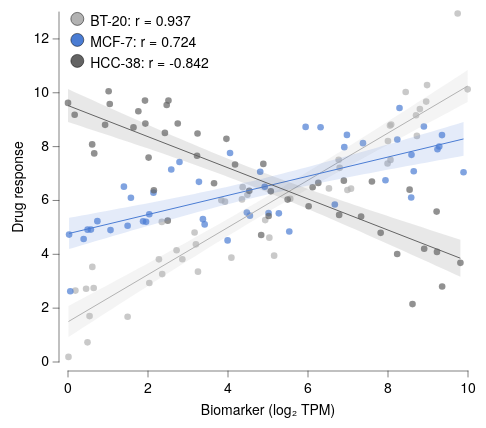

Write the Vega-Lite specification saved for this chart.
### Vega-Lite specification from a JSON file in a GitHub repository (floating-point values rounded to 4 significant figures; data arrays with more than 128 entries replaced by an {"elided": "..."} marker saying what was removed)
{"background": null, "config": {"arc": {"fill": "#DBDBDB", "fillOpacity": 1.0, "innerRadius": 43.75, "padAngle": 0.03, "stroke": "black", "strokeOpacity": 1, "strokeWidth": 0.25}, "area": {"fill": "#DBDBDB", "fillOpacity": 1.0, "stroke": "black", "strokeOpacity": 1, "strokeWidth": 0.25}, "axis": {"domain": true, "domainCap": "round", "domainColor": "black", "domainWidth": 0.25, "grid": false, "gridCap": "round", "gridColor": "#F1F1F1", "gridDash": [0, 0], "gridOpacity": 1.0, "gridWidth": 0.25, "labelColor": "black", "labelFont": "Helvetica Neue, HelveticaNeue, Helvetica, Arial, sans-serif", "labelFontSize": 7, "labelFontStyle": "normal", "labelFontWeight": 400, "offset": 4.5, "ticks": true, "tickCap": "round", "tickColor": "black", "tickRound": false, "tickSize": 3, "tickWidth": 0.25, "titleColor": "black", "titleFont": "Helvetica Neue, HelveticaNeue, Helvetica, Arial, sans-serif", "titleFontSize": 7, "titleFontStyle": "normal", "titleFontWeight": 400}, "axisX": {"domain": true, "labelAlign": "center", "labelAngle": 0, "labels": true, "ticks": true, "translate": 0}, "axisY": {"domain": true, "labelAlign": "right", "labelAngle": 0, "labels": true, "ticks": true, "translate": 0}, "axisRight": {"domain": true, "labelAlign": "left", "labelAngle": 0, "labels": true, "ticks": true, "translate": 0}, "axisTop": {"domain": true, "labelAlign": "center", "labelAngle": 0, "labels": true, "ticks": true, "translate": 0}, "axisBand": {"tickOffset": 0}, "bar": {"fill": "#DBDBDB", "fillOpacity": 1.0, "stroke": "black", "strokeOpacity": 1, "strokeWidth": 0.25}, "boxplot": {"size": 15.75, "ticks": {"cornerRadius": 0.25, "fill": "black", "opacity": 1, "size": 7.875, "thickness": 0.25}, "box": {"fillOpacity": 1.0, "stroke": "black", "strokeOpacity": 1, "strokeWidth": 0.25}, "median": {"cornerRadius": 0, "fill": "black", "fillOpacity": 1.0, "opacity": 1, "size": 15.75, "thickness": 0.25}, "rule": {"fill": "black", "fillOpacity": 1.0, "size": 17.5, "stroke": "black", "strokeDash": [0, 0], "strokeOpacity": 1, "strokeWidth": 0.25}, "outliers": {"color": "black", "fill": "black", "fillOpacity": 1.0, "size": 0, "stroke": "black", "strokeOpacity": 1, "strokeWidth": 0.25}}, "circle": {"fill": "black", "fillOpacity": 1.0, "size": 2.188, "stroke": null, "strokeOpacity": 1, "strokeWidth": 0.25}, "errorband": {"band": {"fillOpacity": 0.6, "stroke": null, "strokeWidth": 0.25, "strokeOpacity": 1}, "borders": {"opacity": 0, "strokeOpacity": 0.25, "strokeWidth": 1}}, "errorbar": {"opacity": 1, "rule": {"strokeDash": [0, 0], "strokeWidth": 0.25}, "ticks": {"color": "black", "cornerRadius": 0.125, "opacity": 1, "size": 10.5, "thickness": 0.25}, "thickness": 0.25}, "font": "Helvetica Neue, HelveticaNeue, Helvetica, Arial, sans-serif", "geoshape": {"fill": "#DBDBDB", "fillOpacity": 1.0, "stroke": "black", "strokeOpacity": 1, "strokeWidth": 0.25}, "header": {"labelColor": "black", "labelFont": "Helvetica Neue, HelveticaNeue, Helvetica, Arial, sans-serif", "labelFontSize": 7, "labelFontStyle": "normal", "labelFontWeight": 400, "titleColor": "black", "titleFont": "Helvetica Neue, HelveticaNeue, Helvetica, Arial, sans-serif", "titleFontSize": 7, "titleFontStyle": "normal", "titleFontWeight": 400, "titlePadding": 0}, "legend": {"disable": false, "offset": 4.5, "titlePadding": 4, "labelOffset": 2, "gradientLabelOffset": 2, "gradientLength": 87.5, "gradientThickness": 8.75, "gradientOpacity": 1.0, "gradientStrokeColor": "black", "gradientStrokeWidth": 0.25, "labelColor": "black", "labelFont": "Helvetica Neue, HelveticaNeue, Helvetica, Arial, sans-serif", "labelFontSize": 7, "labelFontStyle": "normal", "labelFontWeight": 400, "strokeColor": "black", "strokeWidth": 0, "symbolSize": 42, "symbolStrokeColor": "black", "symbolStrokeWidth": 0.25, "titleColor": "black", "titleFont": "Helvetica Neue, HelveticaNeue, Helvetica, Arial, sans-serif", "titleFontSize": 7, "titleFontStyle": "normal", "titleFontWeight": 400}, "line": {"color": "black", "stroke": "black", "strokeCap": "butt", "strokeDash": [0, 0], "strokeOpacity": 1, "strokeWidth": 0.5}, "point": {"filled": true, "fill": "#DBDBDB", "fillOpacity": 1.0, "size": 8.75, "stroke": "black", "strokeOpacity": 1, "strokeWidth": 0.25}, "range": {"category": ["#B2B2B2", "#636363", "#4A7CD3", "#008542", "#382864", "#509F98", "#284F93", "#005226", "#A398D6", "#173633"], "diverging": {"scheme": ["#443E60", "#5F597E", "#7C759B", "#9994B6", "#B7B4CC", "#D6D5DC", "#F6F6F6", "#D1DAD9", "#A4C2BF", "#7AA9A4", "#578E89", "#37736E", "#1B5954"]}, "heatmap": {"scheme": ["#32022B", "#43044D", "#4C196E", "#4D338C", "#484DA6", "#3A68BB", "#1D83CA", "#1D9CCB", "#23B5C9", "#28CDC5", "#4DE0B4", "#91EE9F"]}, "ordinal": {"scheme": ["#F1F1F1", "#DBDBDB", "#C6C6C6", "#B2B2B2", "#9D9D9D", "#898989", "#767676", "#636363", "#515151", "#404040", "#2F2F2F", "#1F1F1F"]}, "ramp": {"scheme": ["#32022B", "#43044D", "#4C196E", "#4D338C", "#484DA6", "#3A68BB", "#1D83CA", "#1D9CCB", "#23B5C9", "#28CDC5", "#4DE0B4", "#91EE9F"]}}, "rule": {"color": "black", "stroke": "black", "strokeCap": "round", "strokeDash": [2, 2], "strokeOpacity": 1, "strokeWidth": 0.25}, "scale": {"bandPaddingInner": 0.1, "bandPaddingOuter": 0.1, "round": false}, "rect": {"fill": "#DBDBDB", "fillOpacity": 1.0, "stroke": "black", "strokeOpacity": 1, "strokeWidth": 0.25}, "square": {"fill": "#DBDBDB", "fillOpacity": 1.0, "size": 17.5, "stroke": "black", "strokeOpacity": 1, "strokeWidth": 0.25}, "text": {"color": "black", "font": "Helvetica Neue, HelveticaNeue, Helvetica, Arial, sans-serif", "fontSize": 7, "fontStyle": "normal", "fontWeight": 400}, "tick": {"color": "black", "cornerRadius": 0.125, "opacity": 1.0, "size": 15.75, "thickness": 0.25}, "title": {"anchor": "middle", "frame": "group", "color": "black", "font": "Helvetica Neue, HelveticaNeue, Helvetica, Arial, sans-serif", "fontSize": 7, "fontStyle": "normal", "fontWeight": 400, "subtitleColor": "black", "subtitleFont": "Helvetica Neue, HelveticaNeue, Helvetica, Arial, sans-serif", "subtitleFontSize": "Helvetica Neue, HelveticaNeue, Helvetica, Arial, sans-serif", "subtitleFontStyle": "normal", "subtitleFontWeight": 400}, "trail": {"color": "black", "opacity": 1, "size": 0.5}, "view": {"continuousWidth": 200, "continuousHeight": 175, "discreteWidth": 200, "discreteHeight": 175, "fill": null, "stroke": null, "strokeWidth": 0.25}}, "layer": [{"data": {"name": "data-aeb621f813ff548d864cbc1ba7ea44aa"}, "mark": {"type": "circle", "opacity": 0.7, "size": 11}, "encoding": {"color": {"field": "cell line", "title": "Cell line", "type": "nominal"}, "x": {"field": "biomarker", "title": "Biomarker (log₂ TPM)", "type": "quantitative"}, "y": {"field": "response", "title": "Drug response", "type": "quantitative"}}}, {"layer": [{"data": {"name": "data-5b9605a0622f52ef3f2c835fb4bdee55"}, "mark": {"type": "area", "fillOpacity": 0.15, "stroke": null, "strokeWidth": 0}, "encoding": {"color": {"field": "cell line", "legend": null, "type": "nominal"}, "x": {"field": "biomarker", "type": "quantitative"}, "y": {"field": "response", "type": "quantitative"}, "y2": {"field": "__ci_hi"}}, "name": "__dysonsphere_ffa74d4d28dd415a_25"}, {"data": {"name": "data-713ad55b86ab91ca18e055558fb19118"}, "mark": {"type": "line"}, "encoding": {"color": {"field": "cell line", "legend": null, "type": "nominal"}, "x": {"field": "biomarker", "type": "quantitative"}, "y": {"field": "response", "type": "quantitative"}}}, {"data": {"values": [{"cell line": "BT-20", "__dysonsphere__": 1}]}, "mark": {"type": "point", "filled": true, "size": 42, "stroke": "black", "strokeWidth": 0.25}, "encoding": {"color": {"field": "cell line", "legend": null, "type": "nominal"}, "x": {"value": 4.66}, "y": {"value": 3.45}}}, {"data": {"values": [{"__dysonsphere__": 1}]}, "mark": {"type": "text", "align": "left", "baseline": "top", "dx": 0, "dy": 0, "fontSize": 7}, "encoding": {"text": {"value": "BT-20: r = 0.937"}, "x": {"value": 11.11}, "y": {"value": 1.0}}}, {"data": {"name": "data-9a3b3ce47fc1957dc85262453c30ab1f"}, "mark": {"type": "area", "fillOpacity": 0.15, "stroke": null, "strokeWidth": 0}, "encoding": {"color": {"field": "cell line", "legend": null, "type": "nominal"}, "x": {"field": "biomarker", "type": "quantitative"}, "y": {"field": "response", "type": "quantitative"}, "y2": {"field": "__ci_hi"}}, "name": "__dysonsphere_de698d8de6c7865a_26"}, {"data": {"name": "data-f25d4e025d71637d7f1a8f2dce3f0268"}, "mark": {"type": "line"}, "encoding": {"color": {"field": "cell line", "legend": null, "type": "nominal"}, "x": {"field": "biomarker", "type": "quantitative"}, "y": {"field": "response", "type": "quantitative"}}}, {"data": {"values": [{"cell line": "MCF-7", "__dysonsphere__": 1}]}, "mark": {"type": "point", "filled": true, "size": 42, "stroke": "black", "strokeWidth": 0.25}, "encoding": {"color": {"field": "cell line", "legend": null, "type": "nominal"}, "x": {"value": 4.66}, "y": {"value": 13.95}}}, {"data": {"values": [{"__dysonsphere__": 1}]}, "mark": {"type": "text", "align": "left", "baseline": "top", "dx": 0, "dy": 0, "fontSize": 7}, "encoding": {"text": {"value": "MCF-7: r = 0.724"}, "x": {"value": 11.11}, "y": {"value": 11.5}}}, {"data": {"name": "data-dd8661d0aac82987c835da9307697e50"}, "mark": {"type": "area", "fillOpacity": 0.15, "stroke": null, "strokeWidth": 0}, "encoding": {"color": {"field": "cell line", "legend": null, "type": "nominal"}, "x": {"field": "biomarker", "type": "quantitative"}, "y": {"field": "response", "type": "quantitative"}, "y2": {"field": "__ci_hi"}}, "name": "__dysonsphere_126601661813a06e_27"}, {"data": {"name": "data-82315b846c24b0703f99c9dc12426a5e"}, "mark": {"type": "line"}, "encoding": {"color": {"field": "cell line", "legend": null, "type": "nominal"}, "x": {"field": "biomarker", "type": "quantitative"}, "y": {"field": "response", "type": "quantitative"}}}, {"data": {"values": [{"cell line": "HCC-38", "__dysonsphere__": 1}]}, "mark": {"type": "point", "filled": true, "size": 42, "stroke": "black", "strokeWidth": 0.25}, "encoding": {"color": {"field": "cell line", "legend": null, "type": "nominal"}, "x": {"value": 4.66}, "y": {"value": 24.45}}}, {"data": {"values": [{"__dysonsphere__": 1}]}, "mark": {"type": "text", "align": "left", "baseline": "top", "dx": 0, "dy": 0, "fontSize": 7}, "encoding": {"text": {"value": "HCC-38: r = -0.842"}, "x": {"value": 11.11}, "y": {"value": 22.0}}}]}], "$schema": "https://vega.github.io/schema/vega-lite/v6.4.1.json", "datasets": {"data-aeb621f813ff548d864cbc1ba7ea44aa": {"elided": "135 records"}, "data-5b9605a0622f52ef3f2c835fb4bdee55": [{"biomarker": 0.012, "response": 0.927, "__ci_hi": 2.081, "cell line": "BT-20", "__dysonsphere__": 1}, {"biomarker": 0.1704, "response": 1.079, "__ci_hi": 2.207, "cell line": "BT-20", "__dysonsphere__": 1}, {"biomarker": 0.3288, "response": 1.232, "__ci_hi": 2.332, "cell line": "BT-20", "__dysonsphere__": 1}, {"biomarker": 0.4872, "response": 1.384, "__ci_hi": 2.458, "cell line": "BT-20", "__dysonsphere__": 1}, {"biomarker": 0.6456, "response": 1.535, "__ci_hi": 2.584, "cell line": "BT-20", "__dysonsphere__": 1}, {"biomarker": 0.804, "response": 1.687, "__ci_hi": 2.71, "cell line": "BT-20", "__dysonsphere__": 1}, {"biomarker": 0.9625, "response": 1.839, "__ci_hi": 2.836, "cell line": "BT-20", "__dysonsphere__": 1}, {"biomarker": 1.121, "response": 1.99, "__ci_hi": 2.962, "cell line": "BT-20", "__dysonsphere__": 1}, {"biomarker": 1.279, "response": 2.141, "__ci_hi": 3.088, "cell line": "BT-20", "__dysonsphere__": 1}, {"biomarker": 1.438, "response": 2.292, "__ci_hi": 3.215, "cell line": "BT-20", "__dysonsphere__": 1}, {"biomarker": 1.596, "response": 2.443, "__ci_hi": 3.342, "cell line": "BT-20", "__dysonsphere__": 1}, {"biomarker": 1.754, "response": 2.593, "__ci_hi": 3.469, "cell line": "BT-20", "__dysonsphere__": 1}, {"biomarker": 1.913, "response": 2.743, "__ci_hi": 3.597, "cell line": "BT-20", "__dysonsphere__": 1}, {"biomarker": 2.071, "response": 2.893, "__ci_hi": 3.725, "cell line": "BT-20", "__dysonsphere__": 1}, {"biomarker": 2.23, "response": 3.043, "__ci_hi": 3.853, "cell line": "BT-20", "__dysonsphere__": 1}, {"biomarker": 2.388, "response": 3.192, "__ci_hi": 3.981, "cell line": "BT-20", "__dysonsphere__": 1}, {"biomarker": 2.547, "response": 3.341, "__ci_hi": 4.11, "cell line": "BT-20", "__dysonsphere__": 1}, {"biomarker": 2.705, "response": 3.489, "__ci_hi": 4.239, "cell line": "BT-20", "__dysonsphere__": 1}, {"biomarker": 2.863, "response": 3.637, "__ci_hi": 4.369, "cell line": "BT-20", "__dysonsphere__": 1}, {"biomarker": 3.022, "response": 3.785, "__ci_hi": 4.499, "cell line": "BT-20", "__dysonsphere__": 1}, {"biomarker": 3.18, "response": 3.932, "__ci_hi": 4.63, "cell line": "BT-20", "__dysonsphere__": 1}, {"biomarker": 3.339, "response": 4.078, "__ci_hi": 4.761, "cell line": "BT-20", "__dysonsphere__": 1}, {"biomarker": 3.497, "response": 4.224, "__ci_hi": 4.893, "cell line": "BT-20", "__dysonsphere__": 1}, {"biomarker": 3.655, "response": 4.369, "__ci_hi": 5.025, "cell line": "BT-20", "__dysonsphere__": 1}, {"biomarker": 3.814, "response": 4.514, "__ci_hi": 5.158, "cell line": "BT-20", "__dysonsphere__": 1}, {"biomarker": 3.972, "response": 4.658, "__ci_hi": 5.292, "cell line": "BT-20", "__dysonsphere__": 1}, {"biomarker": 4.131, "response": 4.801, "__ci_hi": 5.426, "cell line": "BT-20", "__dysonsphere__": 1}, {"biomarker": 4.289, "response": 4.943, "__ci_hi": 5.561, "cell line": "BT-20", "__dysonsphere__": 1}, {"biomarker": 4.447, "response": 5.085, "__ci_hi": 5.697, "cell line": "BT-20", "__dysonsphere__": 1}, {"biomarker": 4.606, "response": 5.226, "__ci_hi": 5.834, "cell line": "BT-20", "__dysonsphere__": 1}, {"biomarker": 4.764, "response": 5.366, "__ci_hi": 5.972, "cell line": "BT-20", "__dysonsphere__": 1}, {"biomarker": 4.923, "response": 5.505, "__ci_hi": 6.11, "cell line": "BT-20", "__dysonsphere__": 1}, {"biomarker": 5.081, "response": 5.643, "__ci_hi": 6.25, "cell line": "BT-20", "__dysonsphere__": 1}, {"biomarker": 5.239, "response": 5.781, "__ci_hi": 6.39, "cell line": "BT-20", "__dysonsphere__": 1}, {"biomarker": 5.398, "response": 5.918, "__ci_hi": 6.531, "cell line": "BT-20", "__dysonsphere__": 1}, {"biomarker": 5.556, "response": 6.053, "__ci_hi": 6.672, "cell line": "BT-20", "__dysonsphere__": 1}, {"biomarker": 5.715, "response": 6.189, "__ci_hi": 6.815, "cell line": "BT-20", "__dysonsphere__": 1}, {"biomarker": 5.873, "response": 6.323, "__ci_hi": 6.958, "cell line": "BT-20", "__dysonsphere__": 1}, {"biomarker": 6.032, "response": 6.457, "__ci_hi": 7.102, "cell line": "BT-20", "__dysonsphere__": 1}, {"biomarker": 6.19, "response": 6.589, "__ci_hi": 7.247, "cell line": "BT-20", "__dysonsphere__": 1}, {"biomarker": 6.348, "response": 6.722, "__ci_hi": 7.392, "cell line": "BT-20", "__dysonsphere__": 1}, {"biomarker": 6.507, "response": 6.853, "__ci_hi": 7.538, "cell line": "BT-20", "__dysonsphere__": 1}, {"biomarker": 6.665, "response": 6.985, "__ci_hi": 7.685, "cell line": "BT-20", "__dysonsphere__": 1}, {"biomarker": 6.824, "response": 7.115, "__ci_hi": 7.832, "cell line": "BT-20", "__dysonsphere__": 1}, {"biomarker": 6.982, "response": 7.245, "__ci_hi": 7.979, "cell line": "BT-20", "__dysonsphere__": 1}, {"biomarker": 7.14, "response": 7.375, "__ci_hi": 8.128, "cell line": "BT-20", "__dysonsphere__": 1}, {"biomarker": 7.299, "response": 7.504, "__ci_hi": 8.276, "cell line": "BT-20", "__dysonsphere__": 1}, {"biomarker": 7.457, "response": 7.633, "__ci_hi": 8.425, "cell line": "BT-20", "__dysonsphere__": 1}, {"biomarker": 7.616, "response": 7.761, "__ci_hi": 8.574, "cell line": "BT-20", "__dysonsphere__": 1}, {"biomarker": 7.774, "response": 7.889, "__ci_hi": 8.724, "cell line": "BT-20", "__dysonsphere__": 1}, {"biomarker": 7.932, "response": 8.017, "__ci_hi": 8.874, "cell line": "BT-20", "__dysonsphere__": 1}, {"biomarker": 8.091, "response": 8.144, "__ci_hi": 9.024, "cell line": "BT-20", "__dysonsphere__": 1}, {"biomarker": 8.249, "response": 8.271, "__ci_hi": 9.174, "cell line": "BT-20", "__dysonsphere__": 1}, {"biomarker": 8.408, "response": 8.398, "__ci_hi": 9.325, "cell line": "BT-20", "__dysonsphere__": 1}, {"biomarker": 8.566, "response": 8.525, "__ci_hi": 9.476, "cell line": "BT-20", "__dysonsphere__": 1}, {"biomarker": 8.724, "response": 8.651, "__ci_hi": 9.627, "cell line": "BT-20", "__dysonsphere__": 1}, {"biomarker": 8.883, "response": 8.778, "__ci_hi": 9.779, "cell line": "BT-20", "__dysonsphere__": 1}, {"biomarker": 9.041, "response": 8.904, "__ci_hi": 9.93, "cell line": "BT-20", "__dysonsphere__": 1}, {"biomarker": 9.2, "response": 9.03, "__ci_hi": 10.08, "cell line": "BT-20", "__dysonsphere__": 1}, {"biomarker": 9.358, "response": 9.155, "__ci_hi": 10.23, "cell line": "BT-20", "__dysonsphere__": 1}, {"biomarker": 9.517, "response": 9.281, "__ci_hi": 10.39, "cell line": "BT-20", "__dysonsphere__": 1}, {"biomarker": 9.675, "response": 9.406, "__ci_hi": 10.54, "cell line": "BT-20", "__dysonsphere__": 1}, {"biomarker": 9.833, "response": 9.532, "__ci_hi": 10.69, "cell line": "BT-20", "__dysonsphere__": 1}, {"biomarker": 9.992, "response": 9.657, "__ci_hi": 10.84, "cell line": "BT-20", "__dysonsphere__": 1}], "data-713ad55b86ab91ca18e055558fb19118": [{"biomarker": 0.012, "response": 1.504, "cell line": "BT-20", "__dysonsphere__": 1}, {"biomarker": 9.992, "response": 10.25, "cell line": "BT-20", "__dysonsphere__": 1}], "data-9a3b3ce47fc1957dc85262453c30ab1f": [{"biomarker": 0.02745, "response": 4.195, "__ci_hi": 5.355, "cell line": "MCF-7", "__dysonsphere__": 1}, {"biomarker": 0.184, "response": 4.264, "__ci_hi": 5.397, "cell line": "MCF-7", "__dysonsphere__": 1}, {"biomarker": 0.3405, "response": 4.333, "__ci_hi": 5.439, "cell line": "MCF-7", "__dysonsphere__": 1}, {"biomarker": 0.497, "response": 4.402, "__ci_hi": 5.482, "cell line": "MCF-7", "__dysonsphere__": 1}, {"biomarker": 0.6536, "response": 4.471, "__ci_hi": 5.524, "cell line": "MCF-7", "__dysonsphere__": 1}, {"biomarker": 0.8101, "response": 4.54, "__ci_hi": 5.567, "cell line": "MCF-7", "__dysonsphere__": 1}, {"biomarker": 0.9666, "response": 4.608, "__ci_hi": 5.61, "cell line": "MCF-7", "__dysonsphere__": 1}, {"biomarker": 1.123, "response": 4.677, "__ci_hi": 5.653, "cell line": "MCF-7", "__dysonsphere__": 1}, {"biomarker": 1.28, "response": 4.745, "__ci_hi": 5.697, "cell line": "MCF-7", "__dysonsphere__": 1}, {"biomarker": 1.436, "response": 4.812, "__ci_hi": 5.74, "cell line": "MCF-7", "__dysonsphere__": 1}, {"biomarker": 1.593, "response": 4.88, "__ci_hi": 5.784, "cell line": "MCF-7", "__dysonsphere__": 1}, {"biomarker": 1.749, "response": 4.947, "__ci_hi": 5.829, "cell line": "MCF-7", "__dysonsphere__": 1}, {"biomarker": 1.906, "response": 5.014, "__ci_hi": 5.873, "cell line": "MCF-7", "__dysonsphere__": 1}, {"biomarker": 2.062, "response": 5.08, "__ci_hi": 5.918, "cell line": "MCF-7", "__dysonsphere__": 1}, {"biomarker": 2.219, "response": 5.147, "__ci_hi": 5.963, "cell line": "MCF-7", "__dysonsphere__": 1}, {"biomarker": 2.375, "response": 5.212, "__ci_hi": 6.009, "cell line": "MCF-7", "__dysonsphere__": 1}, {"biomarker": 2.532, "response": 5.278, "__ci_hi": 6.055, "cell line": "MCF-7", "__dysonsphere__": 1}, {"biomarker": 2.688, "response": 5.343, "__ci_hi": 6.101, "cell line": "MCF-7", "__dysonsphere__": 1}, {"biomarker": 2.845, "response": 5.407, "__ci_hi": 6.148, "cell line": "MCF-7", "__dysonsphere__": 1}, {"biomarker": 3.001, "response": 5.471, "__ci_hi": 6.196, "cell line": "MCF-7", "__dysonsphere__": 1}, {"biomarker": 3.158, "response": 5.534, "__ci_hi": 6.244, "cell line": "MCF-7", "__dysonsphere__": 1}, {"biomarker": 3.315, "response": 5.597, "__ci_hi": 6.293, "cell line": "MCF-7", "__dysonsphere__": 1}, {"biomarker": 3.471, "response": 5.659, "__ci_hi": 6.342, "cell line": "MCF-7", "__dysonsphere__": 1}, {"biomarker": 3.628, "response": 5.721, "__ci_hi": 6.392, "cell line": "MCF-7", "__dysonsphere__": 1}, {"biomarker": 3.784, "response": 5.781, "__ci_hi": 6.443, "cell line": "MCF-7", "__dysonsphere__": 1}, {"biomarker": 3.941, "response": 5.841, "__ci_hi": 6.494, "cell line": "MCF-7", "__dysonsphere__": 1}, {"biomarker": 4.097, "response": 5.901, "__ci_hi": 6.546, "cell line": "MCF-7", "__dysonsphere__": 1}, {"biomarker": 4.254, "response": 5.959, "__ci_hi": 6.599, "cell line": "MCF-7", "__dysonsphere__": 1}, {"biomarker": 4.41, "response": 6.017, "__ci_hi": 6.653, "cell line": "MCF-7", "__dysonsphere__": 1}, {"biomarker": 4.567, "response": 6.073, "__ci_hi": 6.708, "cell line": "MCF-7", "__dysonsphere__": 1}, {"biomarker": 4.723, "response": 6.129, "__ci_hi": 6.763, "cell line": "MCF-7", "__dysonsphere__": 1}, {"biomarker": 4.88, "response": 6.184, "__ci_hi": 6.82, "cell line": "MCF-7", "__dysonsphere__": 1}, {"biomarker": 5.036, "response": 6.239, "__ci_hi": 6.877, "cell line": "MCF-7", "__dysonsphere__": 1}, {"biomarker": 5.193, "response": 6.292, "__ci_hi": 6.935, "cell line": "MCF-7", "__dysonsphere__": 1}, {"biomarker": 5.349, "response": 6.345, "__ci_hi": 6.994, "cell line": "MCF-7", "__dysonsphere__": 1}, {"biomarker": 5.506, "response": 6.397, "__ci_hi": 7.053, "cell line": "MCF-7", "__dysonsphere__": 1}, {"biomarker": 5.662, "response": 6.448, "__ci_hi": 7.114, "cell line": "MCF-7", "__dysonsphere__": 1}, {"biomarker": 5.819, "response": 6.498, "__ci_hi": 7.175, "cell line": "MCF-7", "__dysonsphere__": 1}, {"biomarker": 5.975, "response": 6.548, "__ci_hi": 7.236, "cell line": "MCF-7", "__dysonsphere__": 1}, {"biomarker": 6.132, "response": 6.597, "__ci_hi": 7.299, "cell line": "MCF-7", "__dysonsphere__": 1}, {"biomarker": 6.289, "response": 6.645, "__ci_hi": 7.362, "cell line": "MCF-7", "__dysonsphere__": 1}, {"biomarker": 6.445, "response": 6.693, "__ci_hi": 7.425, "cell line": "MCF-7", "__dysonsphere__": 1}, {"biomarker": 6.602, "response": 6.74, "__ci_hi": 7.49, "cell line": "MCF-7", "__dysonsphere__": 1}, {"biomarker": 6.758, "response": 6.787, "__ci_hi": 7.554, "cell line": "MCF-7", "__dysonsphere__": 1}, {"biomarker": 6.915, "response": 6.833, "__ci_hi": 7.619, "cell line": "MCF-7", "__dysonsphere__": 1}, {"biomarker": 7.071, "response": 6.879, "__ci_hi": 7.685, "cell line": "MCF-7", "__dysonsphere__": 1}, {"biomarker": 7.228, "response": 6.925, "__ci_hi": 7.751, "cell line": "MCF-7", "__dysonsphere__": 1}, {"biomarker": 7.384, "response": 6.97, "__ci_hi": 7.817, "cell line": "MCF-7", "__dysonsphere__": 1}, {"biomarker": 7.541, "response": 7.015, "__ci_hi": 7.884, "cell line": "MCF-7", "__dysonsphere__": 1}, {"biomarker": 7.697, "response": 7.059, "__ci_hi": 7.951, "cell line": "MCF-7", "__dysonsphere__": 1}, {"biomarker": 7.854, "response": 7.103, "__ci_hi": 8.018, "cell line": "MCF-7", "__dysonsphere__": 1}, {"biomarker": 8.01, "response": 7.147, "__ci_hi": 8.086, "cell line": "MCF-7", "__dysonsphere__": 1}, {"biomarker": 8.167, "response": 7.19, "__ci_hi": 8.154, "cell line": "MCF-7", "__dysonsphere__": 1}, {"biomarker": 8.323, "response": 7.234, "__ci_hi": 8.222, "cell line": "MCF-7", "__dysonsphere__": 1}, {"biomarker": 8.48, "response": 7.277, "__ci_hi": 8.29, "cell line": "MCF-7", "__dysonsphere__": 1}, {"biomarker": 8.636, "response": 7.32, "__ci_hi": 8.359, "cell line": "MCF-7", "__dysonsphere__": 1}, {"biomarker": 8.793, "response": 7.362, "__ci_hi": 8.428, "cell line": "MCF-7", "__dysonsphere__": 1}, {"biomarker": 8.949, "response": 7.405, "__ci_hi": 8.497, "cell line": "MCF-7", "__dysonsphere__": 1}, {"biomarker": 9.106, "response": 7.447, "__ci_hi": 8.566, "cell line": "MCF-7", "__dysonsphere__": 1}, {"biomarker": 9.263, "response": 7.489, "__ci_hi": 8.635, "cell line": "MCF-7", "__dysonsphere__": 1}, {"biomarker": 9.419, "response": 7.531, "__ci_hi": 8.704, "cell line": "MCF-7", "__dysonsphere__": 1}, {"biomarker": 9.576, "response": 7.573, "__ci_hi": 8.774, "cell line": "MCF-7", "__dysonsphere__": 1}, {"biomarker": 9.732, "response": 7.615, "__ci_hi": 8.843, "cell line": "MCF-7", "__dysonsphere__": 1}, {"biomarker": 9.889, "response": 7.657, "__ci_hi": 8.913, "cell line": "MCF-7", "__dysonsphere__": 1}], "data-f25d4e025d71637d7f1a8f2dce3f0268": [{"biomarker": 0.02745, "response": 4.775, "cell line": "MCF-7", "__dysonsphere__": 1}, {"biomarker": 9.889, "response": 8.285, "cell line": "MCF-7", "__dysonsphere__": 1}], "data-dd8661d0aac82987c835da9307697e50": [{"biomarker": 1.36e-05, "response": 8.912, "__ci_hi": 10.14, "cell line": "HCC-38", "__dysonsphere__": 1}, {"biomarker": 0.1557, "response": 8.837, "__ci_hi": 10.03, "cell line": "HCC-38", "__dysonsphere__": 1}, {"biomarker": 0.3115, "response": 8.762, "__ci_hi": 9.928, "cell line": "HCC-38", "__dysonsphere__": 1}, {"biomarker": 0.4672, "response": 8.686, "__ci_hi": 9.824, "cell line": "HCC-38", "__dysonsphere__": 1}, {"biomarker": 0.6229, "response": 8.611, "__ci_hi": 9.719, "cell line": "HCC-38", "__dysonsphere__": 1}, {"biomarker": 0.7786, "response": 8.535, "__ci_hi": 9.615, "cell line": "HCC-38", "__dysonsphere__": 1}, {"biomarker": 0.9343, "response": 8.459, "__ci_hi": 9.511, "cell line": "HCC-38", "__dysonsphere__": 1}, {"biomarker": 1.09, "response": 8.382, "__ci_hi": 9.408, "cell line": "HCC-38", "__dysonsphere__": 1}, {"biomarker": 1.246, "response": 8.306, "__ci_hi": 9.304, "cell line": "HCC-38", "__dysonsphere__": 1}, {"biomarker": 1.401, "response": 8.229, "__ci_hi": 9.201, "cell line": "HCC-38", "__dysonsphere__": 1}, {"biomarker": 1.557, "response": 8.151, "__ci_hi": 9.098, "cell line": "HCC-38", "__dysonsphere__": 1}, {"biomarker": 1.713, "response": 8.074, "__ci_hi": 8.996, "cell line": "HCC-38", "__dysonsphere__": 1}, {"biomarker": 1.869, "response": 7.996, "__ci_hi": 8.894, "cell line": "HCC-38", "__dysonsphere__": 1}, {"biomarker": 2.024, "response": 7.918, "__ci_hi": 8.792, "cell line": "HCC-38", "__dysonsphere__": 1}, {"biomarker": 2.18, "response": 7.839, "__ci_hi": 8.691, "cell line": "HCC-38", "__dysonsphere__": 1}, {"biomarker": 2.336, "response": 7.76, "__ci_hi": 8.59, "cell line": "HCC-38", "__dysonsphere__": 1}, {"biomarker": 2.492, "response": 7.68, "__ci_hi": 8.489, "cell line": "HCC-38", "__dysonsphere__": 1}, {"biomarker": 2.647, "response": 7.6, "__ci_hi": 8.389, "cell line": "HCC-38", "__dysonsphere__": 1}, {"biomarker": 2.803, "response": 7.519, "__ci_hi": 8.29, "cell line": "HCC-38", "__dysonsphere__": 1}, {"biomarker": 2.959, "response": 7.438, "__ci_hi": 8.191, "cell line": "HCC-38", "__dysonsphere__": 1}, {"biomarker": 3.114, "response": 7.356, "__ci_hi": 8.093, "cell line": "HCC-38", "__dysonsphere__": 1}, {"biomarker": 3.27, "response": 7.273, "__ci_hi": 7.996, "cell line": "HCC-38", "__dysonsphere__": 1}, {"biomarker": 3.426, "response": 7.19, "__ci_hi": 7.899, "cell line": "HCC-38", "__dysonsphere__": 1}, {"biomarker": 3.582, "response": 7.106, "__ci_hi": 7.804, "cell line": "HCC-38", "__dysonsphere__": 1}, {"biomarker": 3.737, "response": 7.021, "__ci_hi": 7.708, "cell line": "HCC-38", "__dysonsphere__": 1}, {"biomarker": 3.893, "response": 6.935, "__ci_hi": 7.614, "cell line": "HCC-38", "__dysonsphere__": 1}, {"biomarker": 4.049, "response": 6.848, "__ci_hi": 7.521, "cell line": "HCC-38", "__dysonsphere__": 1}, {"biomarker": 4.204, "response": 6.76, "__ci_hi": 7.429, "cell line": "HCC-38", "__dysonsphere__": 1}, {"biomarker": 4.36, "response": 6.672, "__ci_hi": 7.337, "cell line": "HCC-38", "__dysonsphere__": 1}, {"biomarker": 4.516, "response": 6.582, "__ci_hi": 7.247, "cell line": "HCC-38", "__dysonsphere__": 1}, {"biomarker": 4.672, "response": 6.492, "__ci_hi": 7.157, "cell line": "HCC-38", "__dysonsphere__": 1}, {"biomarker": 4.827, "response": 6.4, "__ci_hi": 7.069, "cell line": "HCC-38", "__dysonsphere__": 1}, {"biomarker": 4.983, "response": 6.308, "__ci_hi": 6.981, "cell line": "HCC-38", "__dysonsphere__": 1}, {"biomarker": 5.139, "response": 6.215, "__ci_hi": 6.894, "cell line": "HCC-38", "__dysonsphere__": 1}, {"biomarker": 5.294, "response": 6.12, "__ci_hi": 6.808, "cell line": "HCC-38", "__dysonsphere__": 1}, {"biomarker": 5.45, "response": 6.025, "__ci_hi": 6.723, "cell line": "HCC-38", "__dysonsphere__": 1}, {"biomarker": 5.606, "response": 5.93, "__ci_hi": 6.639, "cell line": "HCC-38", "__dysonsphere__": 1}, {"biomarker": 5.762, "response": 5.833, "__ci_hi": 6.556, "cell line": "HCC-38", "__dysonsphere__": 1}, {"biomarker": 5.917, "response": 5.736, "__ci_hi": 6.473, "cell line": "HCC-38", "__dysonsphere__": 1}, {"biomarker": 6.073, "response": 5.638, "__ci_hi": 6.391, "cell line": "HCC-38", "__dysonsphere__": 1}, {"biomarker": 6.229, "response": 5.539, "__ci_hi": 6.31, "cell line": "HCC-38", "__dysonsphere__": 1}, {"biomarker": 6.384, "response": 5.44, "__ci_hi": 6.229, "cell line": "HCC-38", "__dysonsphere__": 1}, {"biomarker": 6.54, "response": 5.34, "__ci_hi": 6.149, "cell line": "HCC-38", "__dysonsphere__": 1}, {"biomarker": 6.696, "response": 5.239, "__ci_hi": 6.069, "cell line": "HCC-38", "__dysonsphere__": 1}, {"biomarker": 6.852, "response": 5.138, "__ci_hi": 5.99, "cell line": "HCC-38", "__dysonsphere__": 1}, {"biomarker": 7.007, "response": 5.037, "__ci_hi": 5.911, "cell line": "HCC-38", "__dysonsphere__": 1}, {"biomarker": 7.163, "response": 4.935, "__ci_hi": 5.833, "cell line": "HCC-38", "__dysonsphere__": 1}, {"biomarker": 7.319, "response": 4.833, "__ci_hi": 5.755, "cell line": "HCC-38", "__dysonsphere__": 1}, {"biomarker": 7.475, "response": 4.731, "__ci_hi": 5.677, "cell line": "HCC-38", "__dysonsphere__": 1}, {"biomarker": 7.63, "response": 4.628, "__ci_hi": 5.6, "cell line": "HCC-38", "__dysonsphere__": 1}, {"biomarker": 7.786, "response": 4.525, "__ci_hi": 5.523, "cell line": "HCC-38", "__dysonsphere__": 1}, {"biomarker": 7.942, "response": 4.421, "__ci_hi": 5.447, "cell line": "HCC-38", "__dysonsphere__": 1}, {"biomarker": 8.097, "response": 4.318, "__ci_hi": 5.37, "cell line": "HCC-38", "__dysonsphere__": 1}, {"biomarker": 8.253, "response": 4.214, "__ci_hi": 5.294, "cell line": "HCC-38", "__dysonsphere__": 1}, {"biomarker": 8.409, "response": 4.11, "__ci_hi": 5.218, "cell line": "HCC-38", "__dysonsphere__": 1}, {"biomarker": 8.565, "response": 4.005, "__ci_hi": 5.142, "cell line": "HCC-38", "__dysonsphere__": 1}, {"biomarker": 8.72, "response": 3.901, "__ci_hi": 5.067, "cell line": "HCC-38", "__dysonsphere__": 1}, {"biomarker": 8.876, "response": 3.796, "__ci_hi": 4.992, "cell line": "HCC-38", "__dysonsphere__": 1}, {"biomarker": 9.032, "response": 3.691, "__ci_hi": 4.916, "cell line": "HCC-38", "__dysonsphere__": 1}, {"biomarker": 9.187, "response": 3.586, "__ci_hi": 4.841, "cell line": "HCC-38", "__dysonsphere__": 1}, {"biomarker": 9.343, "response": 3.481, "__ci_hi": 4.766, "cell line": "HCC-38", "__dysonsphere__": 1}, {"biomarker": 9.499, "response": 3.376, "__ci_hi": 4.692, "cell line": "HCC-38", "__dysonsphere__": 1}, {"biomarker": 9.655, "response": 3.271, "__ci_hi": 4.617, "cell line": "HCC-38", "__dysonsphere__": 1}, {"biomarker": 9.81, "response": 3.165, "__ci_hi": 4.543, "cell line": "HCC-38", "__dysonsphere__": 1}], "data-82315b846c24b0703f99c9dc12426a5e": [{"biomarker": 1.36e-05, "response": 9.525, "cell line": "HCC-38", "__dysonsphere__": 1}, {"biomarker": 9.81, "response": 3.854, "cell line": "HCC-38", "__dysonsphere__": 1}]}}
